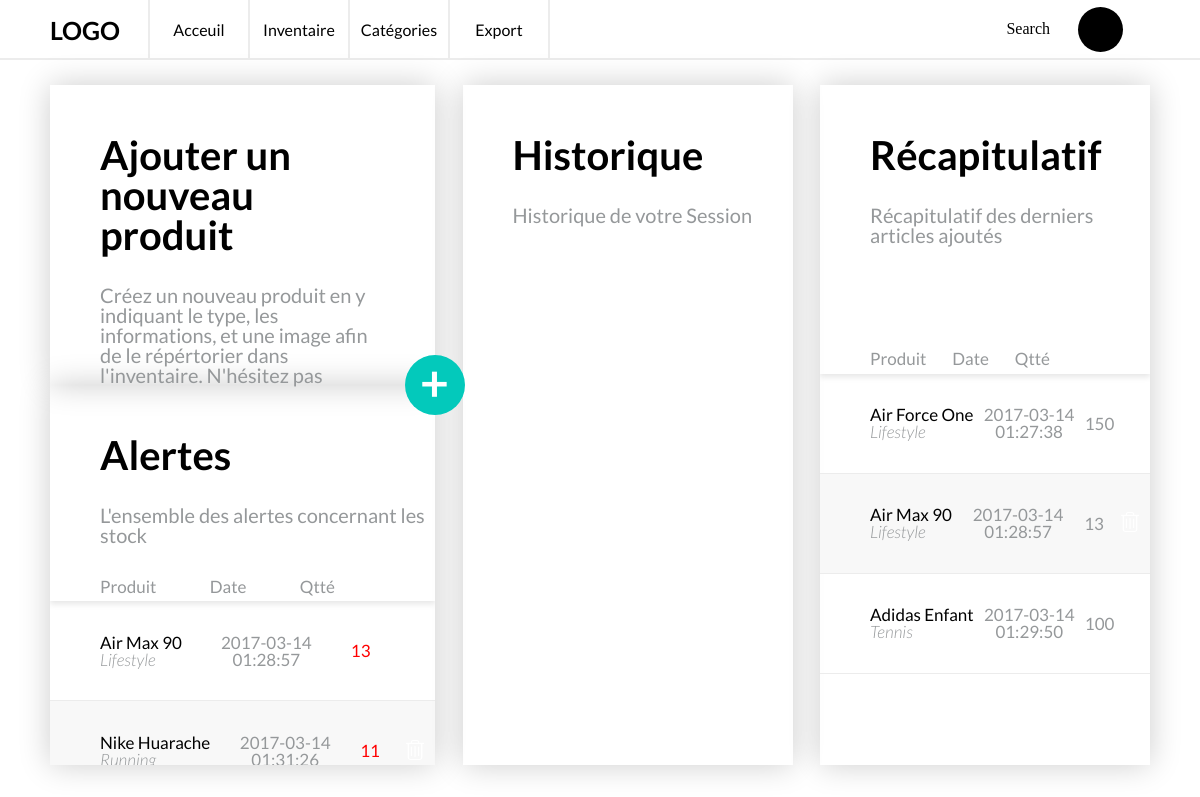
The page /assets/views/pages/home.php (signed in) on the database its author committed.
### tables this page shows
CREATE TABLE IF NOT EXISTS `products` (
  `id` int(11) NOT NULL,
  `name` varchar(50) NOT NULL,
  `reference` varchar(18) NOT NULL,
  `type` enum('Tennis','Running','Lifestyle','Basket','Skateboard') NOT NULL,
  `price` int(11) NOT NULL,
  `quantity` int(11) NOT NULL,
  `description` text NOT NULL,
  `plus` varchar(50) NOT NULL,
  `stock` enum('sell','stockonly') NOT NULL,
  `file` varchar(250) NOT NULL,
  `date` timestamp NOT NULL DEFAULT CURRENT_TIMESTAMP
);

### assets/views/pages/home.php (the view, shortened to what this page needs)
<?php
	include '../../includes/config.php';
	$query = $pdo->query('SELECT * FROM products');
	$products = $query->fetchAll();
	include '../partials/header.php';
?>
    <div class="container">
		<div class="dashboard">
			<div class="prod-alerts">
				<div class="add-product">
					<h2 class="add-title">Ajouter un nouveau produit</h2>
					<div class="add-text">
						Créez un nouveau produit en y indiquant le type, les informations, et une image afin de le répértorier dans l'inventaire. N'hésitez pas
					</div>
					<a href="./product-form.php" alt="add product" class="add-redirect"><span>+</span></a>
				</div>
				<div class="alerts">
					<div class="container-alerts">
						<h2 class="alerts-title">Alertes</h2>
						<div class="alerts-text">
							L'ensemble des alertes concernant les stock
						</div>
					</div>
					<div class="alerts-products">
						<div class="intro-product">
							<div class="product">
								Produit
							</div>
							<div class="date">
								Date
							</div>
							<div class="qtty">
								Qtté
							</div>
						</div>
						<?php foreach ($products as $_product) {
							if ($_product['quantity'] < 15) { ?>
								<div class="alerts-product">
									<div class="product">
										<span class="name"><?= $_product['name'] ?></span>
										<span class="type"><?= $_product['type'] ?></span>
									</div>
									<div class="date">
										<span><?= $_product['date'] ?></span>
									</div>
									<div class="qtty">
										<span class="warning"><?= $_product['quantity'] ?></span>
									</div>
									<a href="?delete_id=<?= $_product['id'] ?>" class="delete">
										<img src="../../img/delete-icon.png" alt="delete">
									</a>
								</div>
							<?php }
						} ?>
					</div>
				</div>
			</div>
				<div class="recap">
					<div class="container-recap">
						<div class="recap-title">Historique</div>
						<div class="recap-text">Historique de votre Session</div>
					</div>
				</div>
				<div class="recap">
				<div class="container-recap">
					<h2 class="recap-title">Récapitulatif</h2>
					<div class="recap-text">
						Récapitulatif des derniers articles ajoutés
					</div>
				</div>
				<div class="recap-products">
					<div class="intro-product">
						<div class="product">
							Produit
						</div>
						<div class="date">
							Date
						</div>
						<div class="qtty">
							Qtté
						</div>
					</div>
					<?php foreach ($products as $_product) { ?>
						<div class="recap-product">
							<div class="product">
								<span class="name"><?= $_product['name'] ?></span>
								<span class="type"><?= $_product['type'] ?></span>
							</div>
							<div class="date">
								<span><?= $_product['date'] ?></span>
							</div>
							<div class="qtty">
								<span><?= $_product['quantity'] ?></span>
							</div>
							<a href="?delete_id=<?= $_product['id'] ?>" class="delete">
								<img src="../../img/delete-icon.png" alt="delete">
							</a>
						</div>
					<?php } ?>
				</div>
				</div>
		</div>
	</div>
</body>
</html>

### assets/views/partials/header.php (shortened to what this page needs)
<!DOCTYPE html>
<html lang="en">
<head>
    <link rel="stylesheet" href="../../styles/main.css">
</head>
<body>
	<div class="container">
		<header class="header">
			<div class="flex-left">
				<div class="logo">
					LOGO
				</div>
				<nav class="top-bar">
					<ul>
						<li><a href="./home.php">Acceuil</a></li>
						<li><a href="./inventory.php">Inventaire</a></li>
						<li>Catégories
						</li>
						<li><a href="./export.php">Export</a></li>
					</ul>
				</nav>
			</div>
			<div class="flex-right">
				<div class="search-bar">
					<form action="#" method="post">
						<input type="text" name="search" id="search">
						<label for="search">Search</label>
					</form>
				</div>
				<div class="profile-img">
					<a href="./logout.php" class="picture"></a>
				</div>
			</div>
		</div>

### rows shown on the page
products: name "Air Max 90", type "Lifestyle", date "2017-03-14 01:28:57", quantity "13"
products: name "Nike Huarache", type "Running", date "2017-03-14 01:31:26", quantity "11"
products: name "Air Force One", type "Lifestyle", date "2017-03-14 01:27:38", quantity "150"
products: name "Adidas Enfant", type "Tennis", date "2017-03-14 01:29:50", quantity "100"
